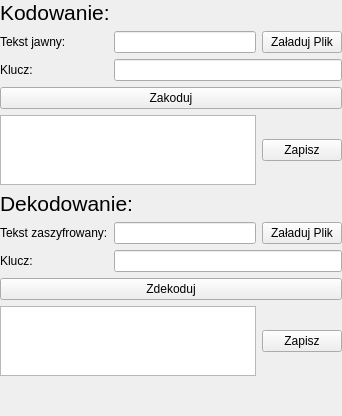
             <widget class="QWidget" name="podstawieniowy_normal">
              <layout class="QGridLayout" name="gridLayout_2">
               <property name="leftMargin">
                <number>0</number>
               </property>
               <property name="topMargin">
                <number>0</number>
               </property>
               <property name="rightMargin">
                <number>0</number>
               </property>
               <property name="bottomMargin">
                <number>0</number>
               </property>
               <item row="9" column="2">
                <widget class="QPushButton" name="Vigener_decode_output_save">
                 <property name="text">
                  <string>Zapisz</string>
                 </property>
                </widget>
               </item>
               <item row="1" column="2">
                <widget class="QPushButton" name="Vigener_input_file">
                 <property name="text">
                  <string>Załaduj Plik</string>
                 </property>
                </widget>
               </item>
               <item row="4" column="0" colspan="2">
                <widget class="QTextEdit" name="Vigener_output">
                 <property name="maximumSize">
                  <size>
                   <width>16777215</width>
                   <height>70</height>
                  </size>
                 </property>
                 <property name="readOnly">
                  <bool>true</bool>
                 </property>
                </widget>
               </item>
               <item row="4" column="2">
                <widget class="QPushButton" name="Vigener_output_save">
                 <property name="text">
                  <string>Zapisz</string>
                 </property>
                </widget>
               </item>
               <item row="6" column="2">
                <widget class="QPushButton" name="Vigener_decode_input_file">
                 <property name="text">
                  <string>Załaduj Plik</string>
                 </property>
                </widget>
               </item>
               <item row="5" column="0" colspan="3">
                <widget class="QLabel" name="label_6">
                 <property name="font">
                  <font>
                   <pointsize>16</pointsize>
                  </font>
                 </property>
                 <property name="text">
                  <string>Dekodowanie:</string>
                 </property>
                </widget>
               </item>
               <item row="10" column="0">
                <spacer name="verticalSpacer_2">
                 <property name="orientation">
                  <enum>Qt::Orientation::Vertical</enum>
                 </property>
                 <property name="sizeHint" stdset="0">
                  <size>
                   <width>20</width>
                   <height>40</height>
                  </size>
                 </property>
                </spacer>
               </item>
               <item row="6" column="1">
                <widget class="QLineEdit" name="Vigener_decode_input_text">
                 <property name="maxLength">
                  <number>999999999</number>
                 </property>
                </widget>
               </item>
               <item row="8" column="0" colspan="3">
                <widget class="QPushButton" name="Vigener_decode_button">
                 <property name="text">
                  <string>Zdekoduj</string>
                 </property>
                </widget>
               </item>
               <item row="0" column="0" colspan="3">
                <widget class="QLabel" name="label_5">
                 <property name="font">
                  <font>
                   <pointsize>16</pointsize>
                  </font>
                 </property>
                 <property name="text">
                  <string>Kodowanie:</string>
                 </property>
                </widget>
               </item>
               <item row="1" column="0">
                <widget class="QLabel" name="label_3">
                 <property name="text">
                  <string>Tekst jawny:</string>
                 </property>
                </widget>
               </item>
               <item row="6" column="0">
                <widget class="QLabel" name="label_7">
                 <property name="text">
                  <string>Tekst zaszyfrowany:</string>
                 </property>
                </widget>
               </item>
               <item row="1" column="1">
                <widget class="QLineEdit" name="Vigener_input_text">
                 <property name="maxLength">
                  <number>999999999</number>
                 </property>
                </widget>
               </item>
               <item row="7" column="0">
                <widget class="QLabel" name="label_8">
                 <property name="text">
                  <string>Klucz:</string>
                 </property>
                </widget>
               </item>
               <item row="3" column="0" colspan="3">
                <widget class="QPushButton" name="Vigener_button">
                 <property name="text">
                  <string>Zakoduj</string>
                 </property>
                </widget>
               </item>
               <item row="9" column="0" colspan="2">
                <widget class="QTextEdit" name="Vigener_decode_output">
                 <property name="maximumSize">
                  <size>
                   <width>16777215</width>
                   <height>70</height>
                  </size>
                 </property>
                 <property name="readOnly">
                  <bool>true</bool>
                 </property>
                </widget>
               </item>
               <item row="2" column="1" colspan="2">
                <widget class="QLineEdit" name="Vigener_input_key">
                 <property name="maxLength">
                  <number>999999999</number>
                 </property>
                </widget>
               </item>
               <item row="2" column="0">
                <widget class="QLabel" name="label_4">
                 <property name="text">
                  <string>Klucz:</string>
                 </property>
                </widget>
               </item>
               <item row="7" column="1" colspan="2">
                <widget class="QLineEdit" name="Vigener_decode_input_key">
                 <property name="maxLength">
                  <number>999999999</number>
                 </property>
                </widget>
               </item>
              </layout>
             </widget>
